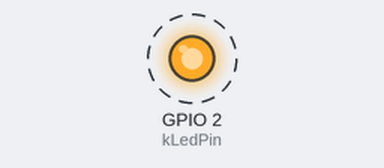
The sketch below on a simulated ESP32. Shown: output pins drawn as LEDs (lit = HIGH). Dashed ring = blinking. What the sketch prints to the serial monitor is not drawn.

Above: at 1.2 s.
Timing chart, 0 to 4.0 s (numbered marks = the images above):
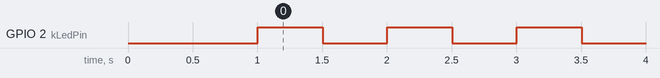

The sketch:

blink.ino
```cpp
#include <Arduino.h>

// GPIO2 LED confirmed visually by the owner on this board, 2026-11-12.
// Other 38-pin ESP32 board variants may use a different LED arrangement.
constexpr uint8_t kLedPin = 2;
constexpr uint32_t kHalfPeriodMs = 500;

void setup() {
  digitalWrite(kLedPin, LOW);
  pinMode(kLedPin, OUTPUT);
  Serial.begin(115200);
  delay(1000);
  Serial.println("\nMCAR_BLINK_ONLY v1");
  Serial.printf("chip=%s flash=%lu bytes pin=%u half_period=%lu ms\n",
                ESP.getChipModel(), static_cast<unsigned long>(ESP.getFlashChipSize()),
                kLedPin, static_cast<unsigned long>(kHalfPeriodMs));
}

void loop() {
  static bool high = false;
  static uint32_t transitions = 0;
  high = !high;
  digitalWrite(kLedPin, high ? HIGH : LOW);
  Serial.printf("tick=%lu ms=%lu GPIO%u=%s\n",
                static_cast<unsigned long>(++transitions),
                static_cast<unsigned long>(millis()), kLedPin,
                high ? "HIGH" : "LOW");
  delay(kHalfPeriodMs);
}
```

Measured:
- by itself, GPIO 2 (kLedPin): alternates HIGH for 0.50 s and LOW for 0.50 s
